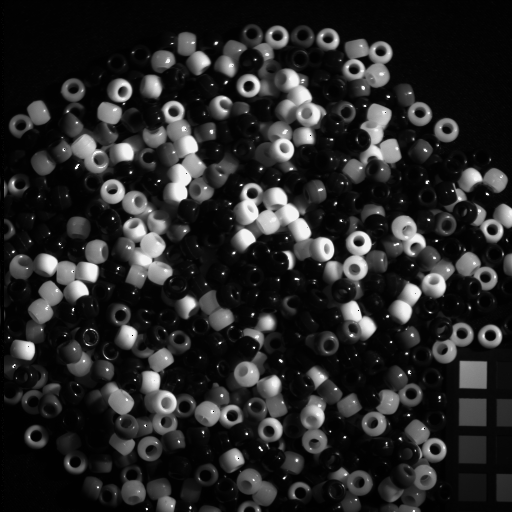
#> input picture homework2/data/beads_ms_13.-short.tif, 512 x 512 px; its folder holds 4 pictures in this run
$ jupyter execute PCA-reconstruction.ipynb   (shell and % lines are left out)
#> lines starting #> are read from the running program, lines starting #| are printed output that depends on the picture
# PCA reconstruction

Paper: [Principal component analysis for hyperspectral image classification.](https://engineering.purdue.edu/~jshan/publications/2002/SaLIS_2002_HyperImagesPCA.pdf)

[cell 1]
import os
import cv2

import numpy as np
import matplotlib.pyplot as plt
from mpl_toolkits.mplot3d import Axes3D

[cell 2]
images = []
# all files in data directory
files = [f for f in os.listdir('./data') if os.path.isfile(f'./data/{f}')]

# read images as grayscale images
for file in files:
    images.append(cv2.imread(f'./data/{file}', cv2.IMREAD_GRAYSCALE))

[cell 3]
# print all images to check
for i in range(len(images)):
    print(f"image {i+1}")
    print(images[i])
    print(images[i].shape)

[cell 4]
# all images are 512*512 shape. so save it
shape = images[i].shape
#> shape = (512, 512)

[cell 5]
# now make them as numpy array
image_array = np.array([image.flatten() for image in images])
print(image_array)
print(image_array.shape)
#| (4, 262144)

[cell 6]
# calculate covariance array
cov = np.cov(image_array)
print(cov)
print(cov.shape)
#| (4, 4)

[cell 7]
# calculate eigen vectors and values
w, v = np.linalg.eig(cov)
v = np.transpose(v)

print("eigen values")
print(w, w.shape)

print("eigen vectors")
print(v, v.shape)

[cell 8]
# argsort of eigen values
eig_order = np.argsort(w)[::-1][:w.shape[0]]
print("argsort of eig")

print(eig_order)
print(eig_order.shape)
#| (4,)

[cell 9]
# check cov == ADA^T
D = np.identity(w.shape[0]) * w
np.matmul(np.matmul(v, D), np.transpose(v))

[cell 10]
# permutation matrix to change row of eig vector matrix
eig_permutation = np.zeros(v.shape)
eig_permutation[np.arange(0,v.shape[0]),eig_order] = 1
print(eig_permutation)
#| [[1. 0. 0. 0.]
#|  [0. 1. 0. 0.]
#|  [0. 0. 1. 0.]
#|  [0. 0. 0. 1.]]

changed_v = np.matmul(eig_permutation, v)
print(changed_v)

[cell 11]
# calculate results of reconstruction
results = np.matmul(changed_v, image_array)

print(results)
print(results.shape)
#| (4, 262144)

[cell 12]
# plotting results
plt.figure(figsize=(14,14))
for i in range(4):
    ax = plt.subplot(2, 2, i + 1)
    ax.set_title(f"{i+1}th band")
    ax.imshow(np.reshape(results[i], shape), cmap='gray')
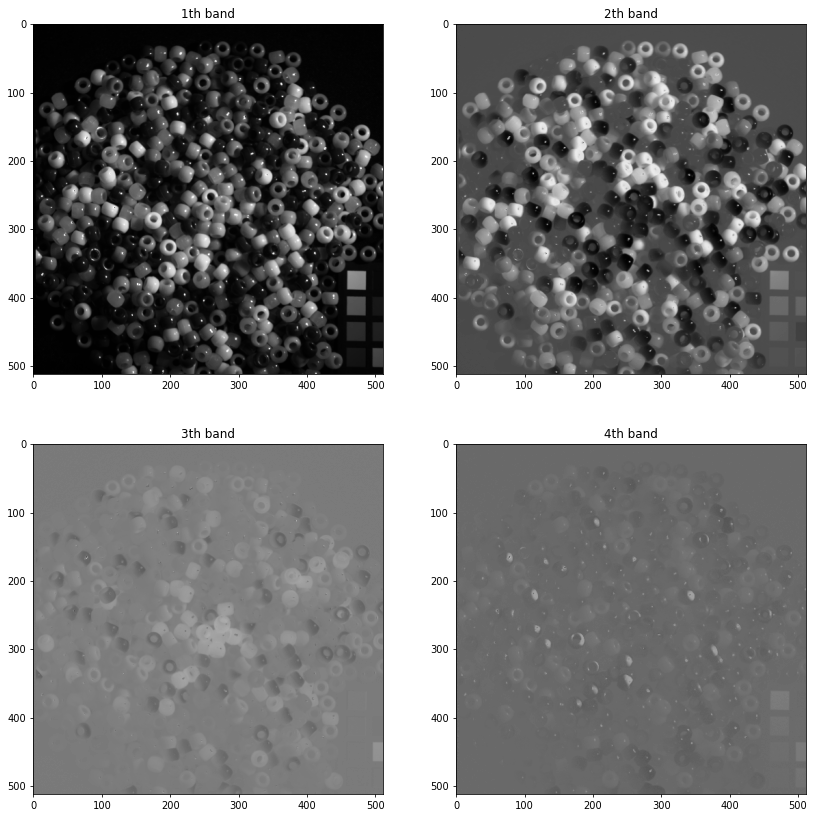
#> figure drawn by matplotlib, 4 panels
